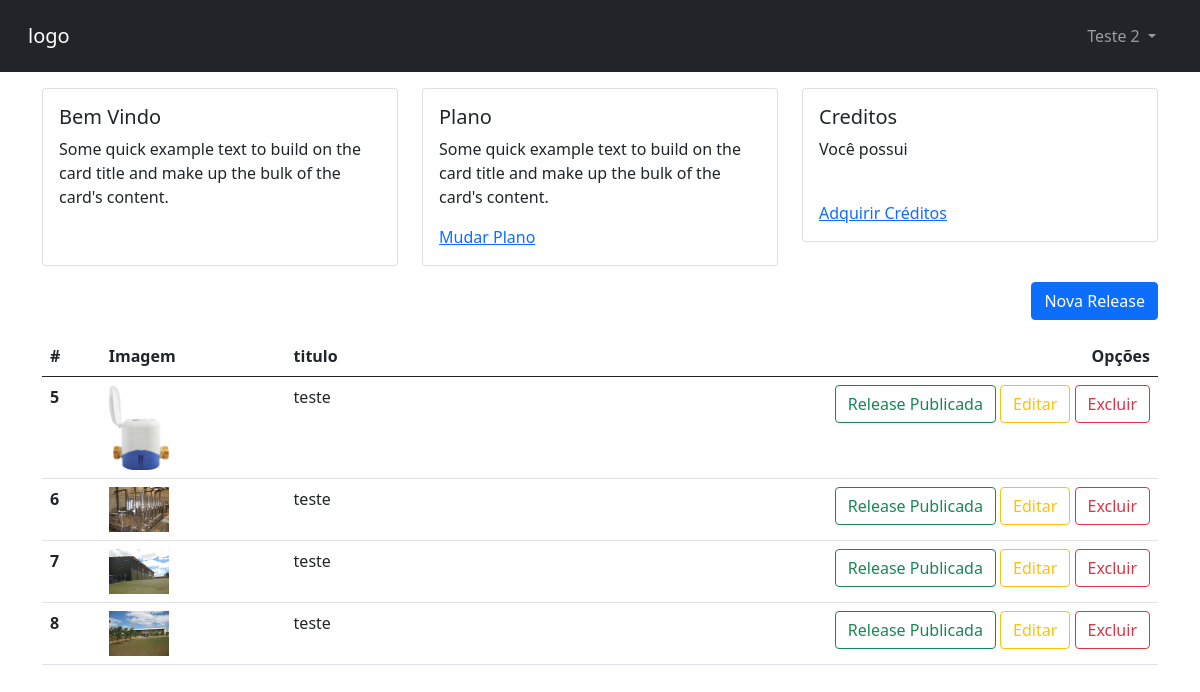
Screenshot of /area-cliente/ (signed in) with the database file from the repository.
### tables this page shows
CREATE TABLE `posts` (
  `id` int NOT NULL,
  `titulo` varchar(150) DEFAULT NULL,
  `conteudo` text,
  `foto` varchar(150) DEFAULT NULL,
  `resumo` text,
  `id_categoria` int DEFAULT NULL,
  `ativo` enum('S','N') NOT NULL DEFAULT 'N',
  `legenda` varchar(255) DEFAULT NULL,
  `destaque` enum('S','N') NOT NULL DEFAULT 'N',
  `url_amigavel` varchar(255) DEFAULT NULL,
  `postado_por` varchar(255) DEFAULT NULL,
  `id_usuario` int DEFAULT NULL,
  `excluido` enum('S','N') NOT NULL DEFAULT 'N',
  `created_at` datetime DEFAULT NULL,
  `updated_at` datetime DEFAULT NULL
);

### Class/conexao.class.php (called while the page is built, shortened)
<?php
class Conexao
{
    private static $pdo;
    public static function getInstance()
    {
        if (!isset(self::$pdo)) {
            try {
                $dsn = "mysql:host=" . HOST . ";dbname=" . DBNAME . ";charset=" . CHARSET;
                $opcoes = array(
                    PDO::MYSQL_ATTR_INIT_COMMAND => 'SET NAMES utf8',
                    PDO::ATTR_PERSISTENT => true,
                    PDO::ATTR_ERRMODE => PDO::ERRMODE_EXCEPTION
                );
                self::$pdo = new PDO($dsn, USER, PASSWORD, $opcoes);
            } catch (PDOException $e) {
                die("Erro ao conectar com o banco de dados: " . $e->getMessage());
            }
        }
        return self::$pdo;
    }
}

### Class/posts.class.php (called while the page is built, shortened)
<?php
class Posts
{
    private $pdo;
    private static $instance = null;
    private function __construct($conn)
    {
        $this->pdo = $conn;
    }
    public static function getInstance($conn)
    {
        if (self::$instance === null) {
            self::$instance = new Posts($conn);
        }
        return self::$instance;
    }
    public function dadosPosts($id = '', $destaque = '', $categoria = '', $usuario = '', $orderBy = '', $limite = '', $search = '')
    {
        $filtro = [];
        $parametros = [];
        $sqlFiltro = !empty($filtro) ? 'WHERE ' . implode(' AND ', $filtro) : '';
        $sqlOrdem = !empty($orderBy) ? "ORDER BY {$orderBy}" : '';
        $sqlLimite = !empty($limite) ? "LIMIT 0,{$limite}" : '';
        try {
            $sql = "SELECT * FROM posts {$sqlFiltro} {$sqlOrdem} {$sqlLimite}";
            $stm = $this->pdo->prepare($sql);
            for ($i = 1; $i <= count($parametros); $i++) {
                $stm->bindValue($i, $parametros[$i - 1]);
            }
            $stm->execute();
            $posts = $stm->fetchAll(PDO::FETCH_OBJ);
            if (!empty($id) || $limite == 1) {
                return (!empty($posts[0])) ? $posts[0] : null;
            } else {
                return $posts;
            }
        } catch (PDOException $erro) {
            echo $erro->getMessage();
        }
    }
}

### area-cliente/verifica.php (called while the page is built, shortened)
<?php
require_once('../Connection/conexao.php');
include ("../Class/posts.class.php");
$posts = Posts::getInstance(Conexao::getInstance());

### area-cliente/index.php (the view, shortened to what this page needs)
<?php
include 'verifica.php';
if(!empty($_SESSION)||$_SESSION['dadosUsuario']['adm']=='N'){
    $id = $_SESSION['dadosUsuario']['id'];
    $nome = $_SESSION['dadosUsuario']['nome'];
}else{
    header('Location:login');
    exit;
}
$posts->excluir();
$dados = $posts->dadosPosts();
$resultado = $planos->contarCreditos($id);
$creditos = $resultado['creditos'];
?>
<!DOCTYPE html>
<html lang="pt-br">
<head>
    <link href="https://cdn.jsdelivr.net/npm/bootstrap@5.0.2/dist/css/bootstrap.min.css" rel="stylesheet">
    <link rel="stylesheet" href="https://maxcdn.bootstrapcdn.com/font-awesome/4.6.2/css/font-awesome.min.css">
</head>
<body>
    <nav class="navbar navbar-expand-lg navbar-dark bg-dark p-3">
        <div class="container-fluid">
            <a class="navbar-brand" href="#">logo</a>
            <div class=" collapse navbar-collapse" id="navbarNavDropdown">
                <ul class="navbar-nav ms-auto ">
                    <li class="nav-item dropdown">
                        <a class="nav-link mx-2 dropdown-toggle" href="#" id="navbarDropdownMenuLink" role="button" data-bs-toggle="dropdown" aria-expanded="false">
                            <?php echo $nome;?>
                        </a>
                    </li>
                </ul>
            </div>
        </div>
    </nav>
    <section class="h-100 mt-3">
        <div class="container">
            <div class="row">
                <div class="col-sm-4">
                    <div class="card rounded">
                        <div class="card-body">
                            <h5 class="card-title">Bem Vindo</h5>
                            <p class="card-text">Some quick example text to build on the card title and make up the bulk of the card's content.</p>
                            <div class="clearfix">&nbsp;</div>
                        </div>
                    </div>
                </div>
                <div class="col-sm-4">
                    <div class="card rounded">
                        <div class="card-body">
                            <h5 class="card-title">Plano</h5>
                            <p class="card-text">Some quick example text to build on the card title and make up the bulk of the card's content.</p>
                            <a href="#" class="card-link">Mudar Plano</a>
                        </div>
                    </div>
                </div>
                <div class="col-sm-4">
                    <div class="card rounded">
                        <div class="card-body">
                            <h5 class="card-title">Creditos</h5>
                            <p>Você possui <?php echo $creditos?> </p>
                            <div class="clearfix">&nbsp;</div>
                            <a href="#" class="card-link">Adquirir Créditos</a>
                        </div>
                    </div>
                </div>
            </div>
        </div>
    </section>
    <section class="mt-3">
        <div class="container">
            <div class="row">
                <div class="d-flex flex-row bd-highlight mb-3">
                    <a href="add-noticia" class="btn btn-primary ms-auto">Nova Release</a>
                </div>
                <?php if(isset($dados)){?>
                <div class="table-responsive">
                    <table class="table caption-top">
                        <thead>
                            <tr>
                                <th scope="col">#</th>
                                <th scope="col">Imagem</th>
                                <th scope="col">titulo</th>
                                <th scope="col" class="ultima-coluna">Opções</th>
                            </tr>
                        </thead>
                        <tbody>
                            <?php foreach ($dados as $item) {?>
                            <?php if($item->excluido != "S"){?>
                            <tr>
                                <th><?php echo $item->id?></th>
                                <td><img src="../post-images/<?php echo $item->foto?>" alt="" width="60"></td>
                                <td><?php echo $item->titulo?></td>
                                <td class="ultima-coluna">
                                    <button type="button" class="btn btn-outline-success" data-bs-toggle="modal" data-bs-target="#exampleModal">Release Publicada</button>
                                    <a href="editar-noticia/<?php echo $item->id?>" class="btn btn-outline-warning">Editar</a>
                                    <a href="#" onclick="if(confirm('Tem certeza que deseja excluir <?php echo preg_replace('~[\r\n]+~', '', $item->titulo); ?>?')) { window.location='index.php?acao=excluirPost&id=<?php echo $item->id?>&foto=<?php echo $item->foto; ?>'; } " class="btn btn-outline-danger">Excluir</a>
                                </td>
                            </tr>
                            <?php }?>
                            <?php }?>
                        </tbody>
                    </table>
                </div>
                <?php }else echo "<h6 class='text-center'>Nenhuma release encontrada!</h6>";?>
            </div>
        </div>
    </section>
</body>
</html>

### area-cliente/index.php (style rules this page uses)
.ultima-coluna { text-align: right; }

### rows the page displays
posts: id "5", foto (picture), titulo "teste"
posts: id "6", foto (picture), titulo "teste"
posts: id "7", foto (picture), titulo "teste"
posts: id "8", foto (picture), titulo "teste"

### other values shown
$nome "Teste 2"
